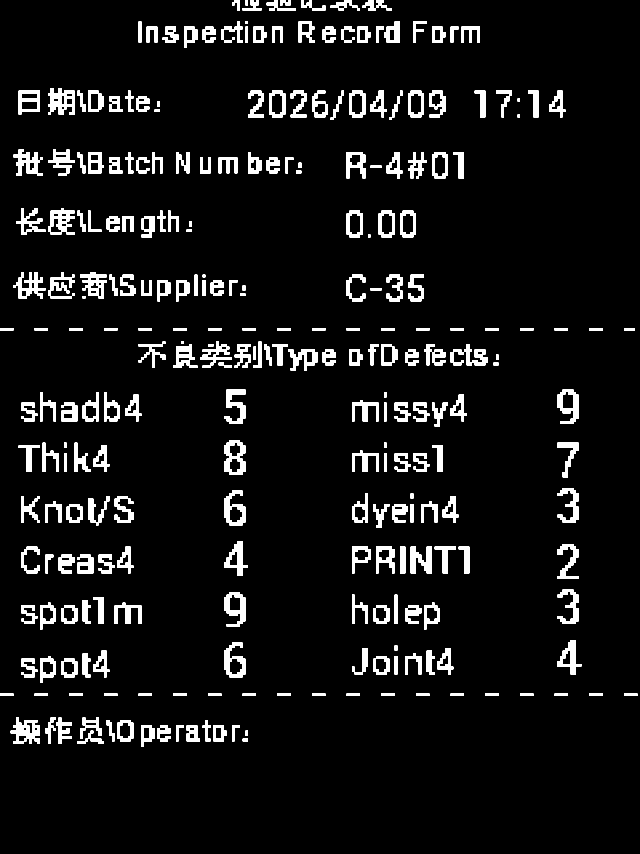
#> input picture fabric_inspection_machine-main/fabric_inspection_machine-main/HMI_CAPTURE_20260409_173342.hex.png, 1920 x 2560 px (shown at 1/3 size)
$ python -i hmi_hex_to_json.py   (imports and definitions only)
#> lines starting #> are read from the running program, lines starting #| are printed output that depends on the picture; after the words box and inside, x2 and y2 are one past the last pixel; in counts of white or black regions, pixels touching at a corner belong together
#> further down, picture is the input picture: PIL image 1920x2560 1; 6.4% white; 269 white regions, largest, box (x1, y1, x2, y2) and area: (32, 2152, 120, 2232) 3840, (144, 264, 224, 344) 3712, (672, 1320, 736, 1424) 3584
from __future__ import annotations

import argparse
import json
import re
import sys
from functools import lru_cache
from pathlib import Path
from difflib import SequenceMatcher
from collections import defaultdict
from typing import Any

import numpy as np

try:
    PROJECT_ROOT = Path(__file__).resolve().parent
except NameError:  # pragma: no cover - supports exec() in the active REPL
    PROJECT_ROOT = Path.cwd()
VENV_SITE_PACKAGES = PROJECT_ROOT / ".venv" / "Lib" / "site-packages"
if VENV_SITE_PACKAGES.exists() and str(VENV_SITE_PACKAGES) not in sys.path:
    sys.path.insert(0, str(VENV_SITE_PACKAGES))
from PIL import Image, ImageOps

try:
    from rapidocr_onnxruntime import RapidOCR
except ImportError as exc:  # pragma: no cover - dependency guard
    raise SystemExit(
        "rapidocr-onnxruntime is required. Install it in the workspace venv or "
        "add it to the active Python environment."
    ) from exc

MARKER = "0D0A1B4BF000"
ROW_BYTES = 240
BITS_PER_BYTE = 8

@lru_cache(maxsize=1)
def get_ocr_engine() -> RapidOCR:
    return RapidOCR()

def read_hex_text(path: Path) -> str:
    return "".join(path.read_text(encoding="utf-8").split())

# [12 lines left out: function hex_to_bitmap, not called in this run]

def preprocess_for_ocr(image: Image.Image) -> Image.Image:
    enlarged = image.convert("L").resize((image.width * 4, image.height * 4), Image.Resampling.NEAREST)
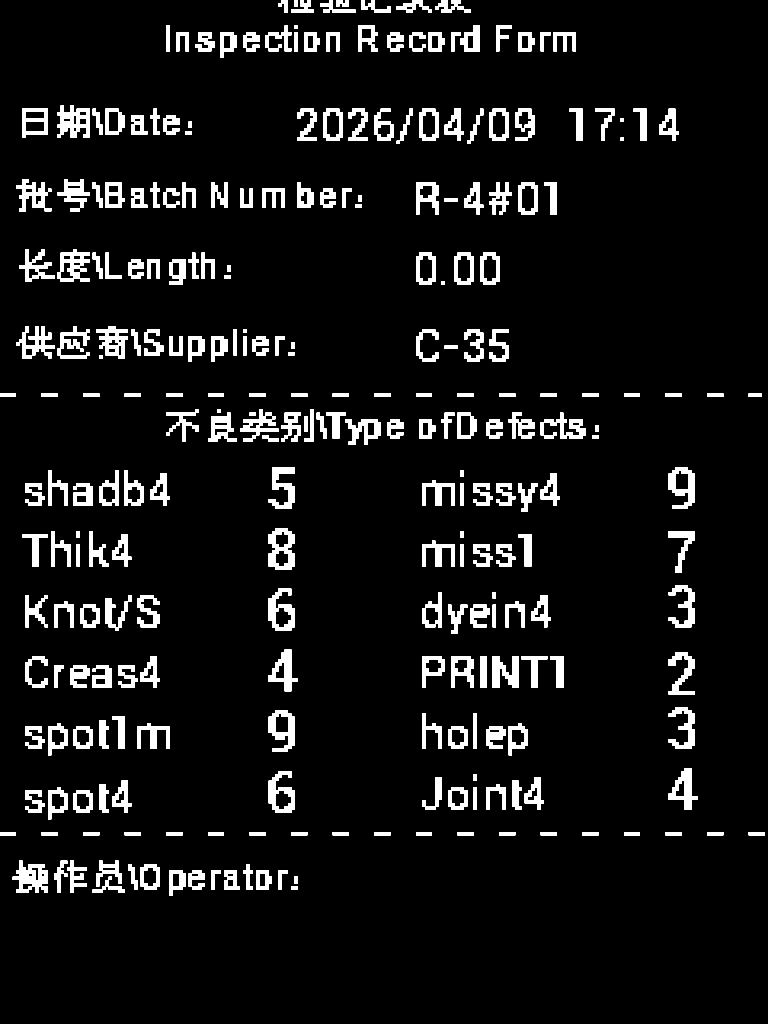
#> enlarged: PIL image 7680x10240 L (shown at 1/10 size); 6.4% white; 269 white regions, largest, box (x1, y1, x2, y2) and area: (128, 8608, 480, 8928) 61440, (576, 1056, 896, 1376) 59392, (2688, 5280, 2944, 5696) 57344
    contrast = ImageOps.autocontrast(enlarged)
    return ImageOps.invert(contrast)
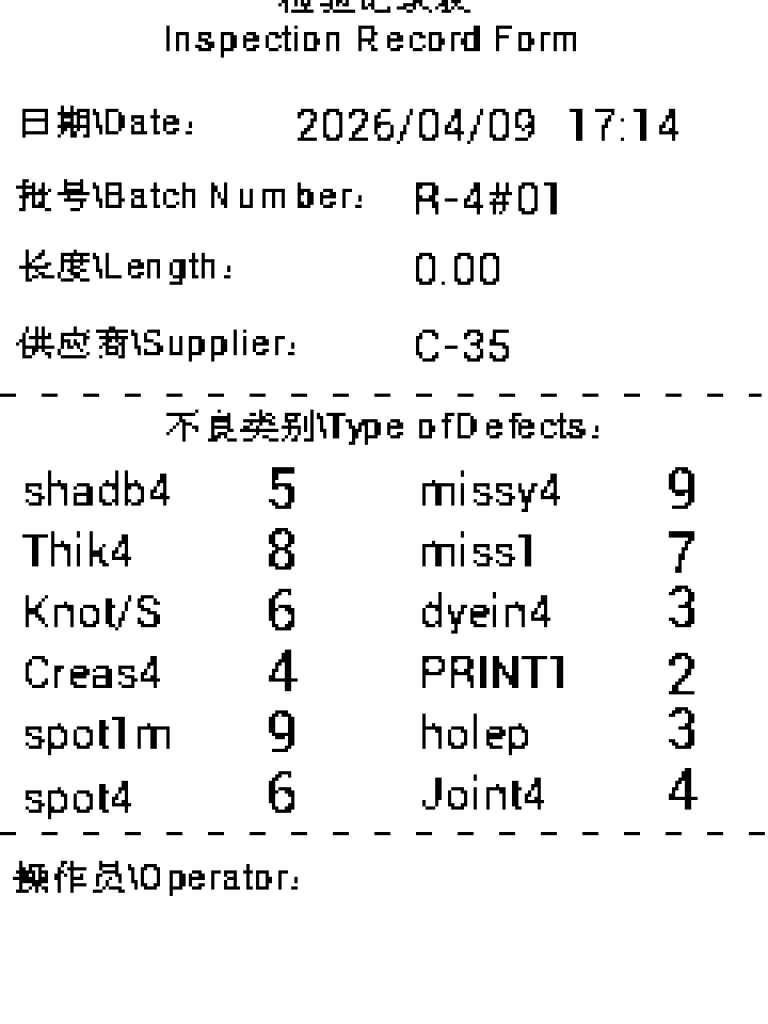
#> returned value: PIL image 7680x10240 L (shown at 1/10 size); 93.6% white; 269 black regions, largest, box (x1, y1, x2, y2) and area: (128, 8608, 480, 8928) 61440, (576, 1056, 896, 1376) 59392, (2688, 5280, 2944, 5696) 57344

def image_to_ocr_array(image: Image.Image) -> np.ndarray:
    return np.asarray(image.convert("RGB"))

# [22 lines left out: function ocr_image, not called in this run]


def recognize_text(image: Image.Image) -> list[tuple[str, float]]:
    return [(block["text"], block["score"]) for block in ocr_image(image) if block["text"]]

def normalize_text(value: str) -> str:
    return re.sub(r"[^a-z0-9]+", "", value.lower())

def text_similarity(left: str, right: str) -> float:
    return SequenceMatcher(None, normalize_text(left), normalize_text(right)).ratio()

# [190 lines left out: functions parse_scalar, normalize_digit_text, find_block, nearest_value_right, group_rows, parse_document and 5 more, not called in this run]


def is_digit_block(block: dict[str, Any]) -> bool:
    return normalize_digit_text(block["text"]) is not None


# [194 lines left out: functions digit_blocks_in_region, scan_digit_region, parse_defect_rows, parse_document, convert_capture, main, not called in this run]


# [2 lines not run here, left out]

>>> from PIL import Image
>>> picture = Image.open('HMI_CAPTURE_20260409_173342.hex.png')
>>> result = preprocess_for_ocr(picture)
